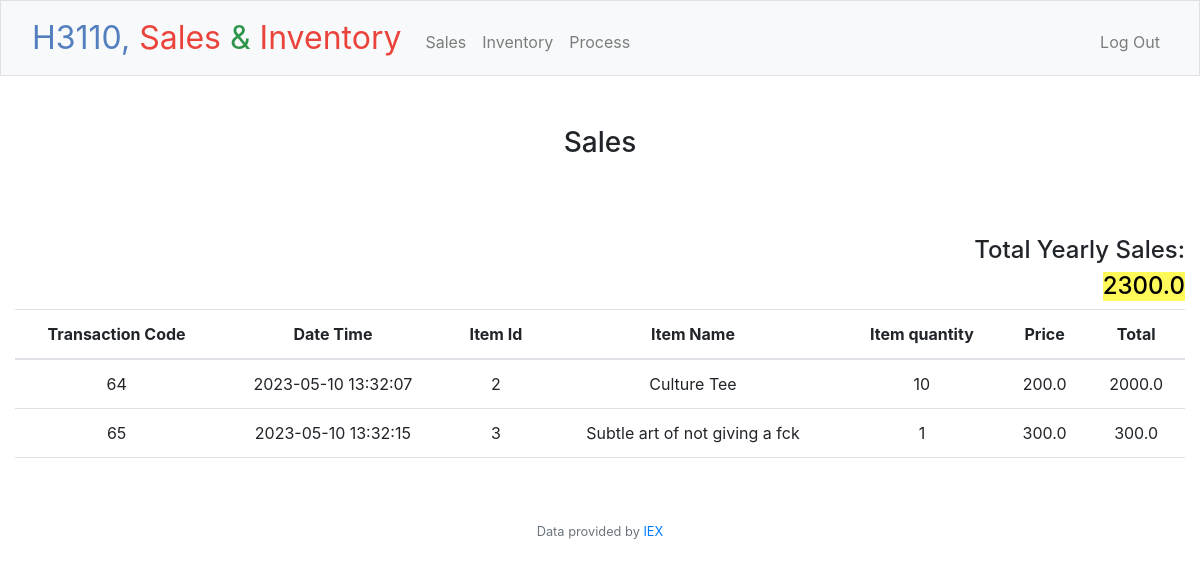
The page / (signed in) on the database its author committed.
### tables this page shows
CREATE TABLE 'transactions' (
  id INTEGER PRIMARY KEY AUTOINCREMENT,
  transaction_code TEXT NOT NULL,'date_time' INTEGER NOT NULL,
  item_id INTEGER NOT NULL,
  item_name TEXT NOT NULL,
  quantity INTEGER NOT NULL,
  price REAL NOT NULL,
  total REAL NOT NULL
);

### app.py (the view)
@app.route("/")
@login_required
def index():
        transactions_db=db.execute("SELECT * FROM transactions")
        return render_template("index.html", transactions=transactions_db)

### app.py (called while the page is built)
@app.after_request
def after_request(response):
    response.headers["Cache-Control"] = "no-cache, no-store, must-revalidate"
    response.headers["Expires"] = 0
    response.headers["Pragma"] = "no-cache"
    return response

### helpers.py (called while the page is built)
def login_required(f):
    @wraps(f)
    def decorated_function(*args, **kwargs):
        if session.get("user_id") is None:
            return redirect("/login")
        return f(*args, **kwargs)
    return decorated_function

### templates/index.html
{% extends "layout.html" %}
{% block title %}
    Sales
{% endblock %}
{% block main %}
<div style="text-align: right;">
  <h4>Total Yearly Sales:</h4>
  <h4 id="highlight">{{ transactions|sum(attribute='total') }}</h4>
</div>
<table class="table" method="GET">
  <thead>
    <tr>
      <th scope="col">Transaction Code</th>
      <th scope="col">Date Time</th>
      <th scope="col">Item Id</th>
      <th scope="col">Item Name</th>
      <th scope="col">Item quantity</th>
      <th scope="col">Price</th>
      <th scope="col">Total</th>
    </tr>
  </thead>
  <tbody>
  {% for item in transactions%}
    <tr>
      <td>{{ item.id }}</td>
      <td>{{ item.date_time }}</td>
      <td>{{ item.item_id }}</td>
      <td>{{ item.item_name }}</td>
      <td>{{ item.quantity }}</td>
      <td>{{ item.price }}</td>
      <td>{{ item.total }}</td>
  {% endfor %}
  </tbody>
</table>
{% endblock %}

### static/styles.css (style rules this page uses)
#highlight { display: inline-block; background: #fffa5a; color: #000; }

### rows shown on the page
transactions: id "64", date_time "2023-05-10 13:32:07", item_id "2", item_name "Culture Tee", quantity "10", price "200.0", total "2000.0"
transactions: id "65", date_time "2023-05-10 13:32:15", item_id "3", item_name "Subtle art of not giving a fck", quantity "1", price "300.0", total "300.0"

### other values the page prints
{{ transactions|sum(attribute='total') }} "2300.0"
